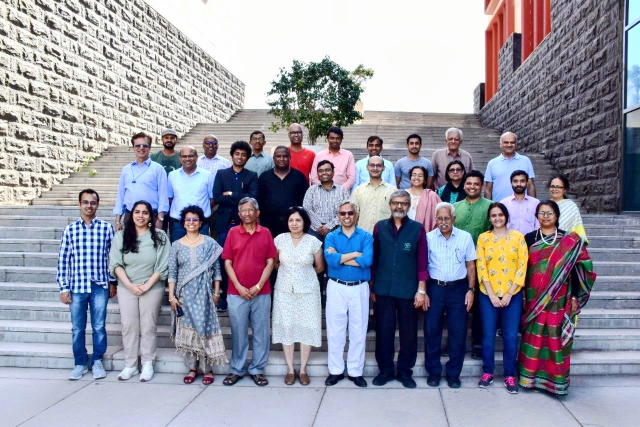
#> input picture images/Plaksha_Faculty.jpg, 1280 x 854 px, found by its file name (shown at 1/2 size)
$ jupyter execute MananGadesha-Lab5.ipynb
#> lines starting #> are read from the running program, lines starting #| are printed output that depends on the picture; after the words box and inside, x2 and y2 are one past the last pixel; in counts of white or black regions, pixels touching at a corner belong together
#### Instructions
###### Follow the instructions given in comments prefixed with ## and write your code below that.
###### Also fill the partial code in given blanks.
###### Don't make any changes to the rest part of the codes

### Answer the questions given at the end of this notebook within your report.

### You would need to submit your GitHub repository link. Refer to the Section 6: Final Submission on the PDF document for the details.

[cell 1]
import cv2
import numpy as np
import matplotlib.pyplot as plt
from sklearn.cluster import KMeans
from scipy.spatial import distance
from matplotlib.offsetbox import OffsetImage, AnnotationBbox

[cell 2]
## Reading the image plaksha_Faculty.jpg
## Convert the image to grayscale
img = cv2.imread('plaksha_Faculty.jpg')
#> img is the input picture: shape (854, 1280, 3); mean B, G, R 162.4, 149, 149.2
gray_img = cv2.cvtColor(img, cv2.COLOR_BGR2GRAY)
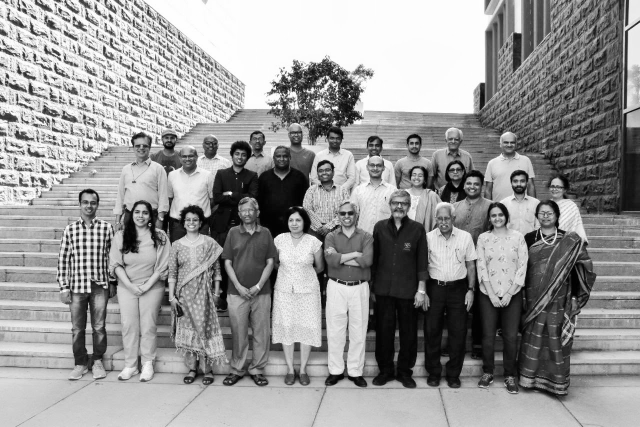
#> gray_img: shape (854, 1280) (shown at 1/2 size); min 0, max 255, mean 150.6

# Loading the required haar-cascade xml classifier file
face_cascade = cv2.CascadeClassifier(cv2.data.haarcascades + 'haarcascade_frontalface_default.xml')

# Applying the face detection method on the grayscale image.
## Change the parameters for better detection of faces in your case.
faces_rect = face_cascade.detectMultiScale(gray_img, 1.05, 4, minSize=(25,25), maxSize=(50,50))
#> faces_rect = 30 rows, first 6: [322, 263, 33, 33], [654, 265, 31, 31], [500, 266, 30, 30], [892, 267, 31, 31], [409, 277, 28, 28], [812, 274, 34, 34]

# Define the text and font parameters
text = "Face"
font = cv2.FONT_HERSHEY_SIMPLEX
font_scale = 0.5
font_color = (0, 0, 255)  # Red color
font_thickness = 1


# Iterating through rectangles of detected faces
for (x, y, w, h) in faces_rect:
    cv2.rectangle(img, (x, y), (x+w, y+h), (0, 0, 255), 2)
    # Use cv2.putText to add the text to the image, Use text, font, font_scale, font_color, font_thickness here
    cv2.putText(img, text, (x, y-5), font, font_scale, font_color, font_thickness)
#> this loop made 30 passes
#> (x, y, w, h) on passes 1 to 12: (322, 263, 33, 33), (654, 265, 31, 31), (500, 266, 30, 30), (892, 267, 31, 31), (409, 277, 28, 28), (812, 274, 34, 34), (464, 296, 33, 33), (632, 328, 34, 34), (819, 337, 33, 33), (570, 426, 39, 39), (576, 253, 32, 32), (1003, 273, 32, 32)
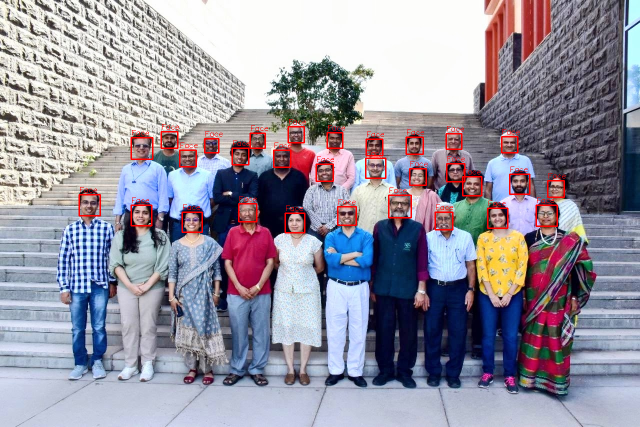
#> img: shape (854, 1280, 3) (shown at 1/2 size); 1.39% of pixels changed, all inside (x1, y1, x2, y2) = (157, 238, 1131, 467)

## Display the image and window title should be "Total number of face detected are #"
cv2.imshow(f"Total number of faces detected: {len(faces_rect)}", img)
cv2.waitKey(0)
cv2.destroyAllWindows()

[cell 3]
from matplotlib.offsetbox import OffsetImage, AnnotationBbox
# Extract face region features (Hue and Saturation)
img_hsv = cv2.cvtColor(img, cv2.COLOR_BGR2HSV)
#> img_hsv: shape (854, 1280, 3); mean H, S, V 85.8, 70.5, 173.5
hue_saturation = []
face_images = []

for (x, y, w, h) in faces_rect:
    face = img_hsv[y:y + h, x:x + w]
    hue = np.mean(face[:, :, 0])
    saturation = np.mean(face[:, :, 1])
    hue_saturation.append((hue, saturation))
    face_images.append(face)
#> this loop made 30 passes
#> (x, y, w, h, hue, saturation) on passes 1 to 12: (322, 263, 33, 33, 59.29, 121.7), (654, 265, 31, 31, 50.4, 133.1), (500, 266, 30, 30, 34.12, 118.3), (892, 267, 31, 31, 81.31, 108.2), (409, 277, 28, 28, 108, 121.1), (812, 274, 34, 34, 62.79, 116.9), (464, 296, 33, 33, 42.56, 134.3), (632, 328, 34, 34, 81.22, 114.8), (819, 337, 33, 33, 36.69, 114.4), (570, 426, 39, 39, 55.81, 115.3), (576, 253, 32, 32, 78.22, 99.11), (1003, 273, 32, 32, 51.71, 106.9)
#> after the loop, face_images = 30 items; hue_saturation = 30 pairs, first value 23.14 to 120.8, second value 80.77 to 134.3

hue_saturation = np.array(hue_saturation)

## Perform k-Means clustering on hue_saturation and store in kmeans
kmeans = KMeans(n_clusters=2, random_state=42).fit(hue_saturation)
centroids = kmeans.cluster_centers_
#> centroids = [[48.18, 117.4], [84.09, 108.6]]
labels = kmeans.labels_
#> labels = 30 values, max 1 at index 3, min 0 at index 0, mean 0.433

# Create a figure and axis
fig, ax = plt.subplots(figsize=(12, 6))

# Plot the clustered faces with custom markers
for i, (x,y,w,h ) in enumerate(faces_rect):
    im = OffsetImage(cv2.cvtColor(cv2.resize(face_images[i], (20, 20)), cv2.COLOR_HSV2RGB))
    ab = AnnotationBbox(im, (hue_saturation[i, 0], hue_saturation[i, 1]), frameon=False, pad=0)
    ax.add_artist(ab)
    plt.plot(hue_saturation[i, 0], hue_saturation[i, 1])

plt.xlabel("Hue")
plt.ylabel("Saturation")
plt.title("Clustered Faces Based on Hue and Saturation")
plt.grid()
plt.legend()
plt.show()
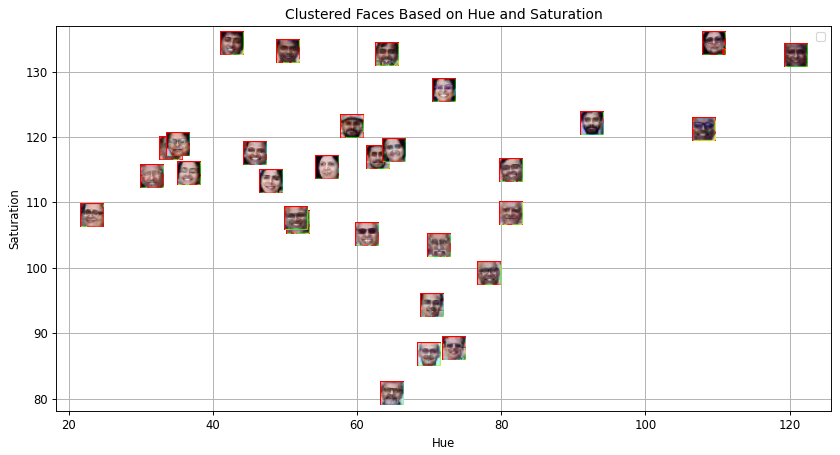
#> figure drawn by matplotlib, 1 panel

[cell 4]
# Create an empty list to store legend labels
legend_labels = []

# Create lists to store points for each cluster
cluster_0_points = []
cluster_1_points = []

# Your code for scatter plot goes here
fig, ax = plt.subplots(figsize=(12, 6))
for i, (x, y, w, h) in enumerate(faces_rect):
    if kmeans.labels_[i] == 0:
        cluster_0_points.append((hue_saturation[i, 0], hue_saturation[i, 1]))
    else:
        cluster_1_points.append((hue_saturation[i, 0], hue_saturation[i, 1]))
#> after the loop, cluster_0_points = [(59.29, 121.7), (50.4, 133.1), (34.12, 118.3), (62.79, 116.9), (42.56, 134.3), (36.69, 114.4), (55.81, 115.3), (51.71, 106.9), (64.15, 132.7), (45.8, 117.5), (23.14, 108), (31.55, 113.9), (48.03, 113.2), (51.53, 107.6), (61.3, 105.1), (65.06, 117.9), (35.11, 118.8)]; cluster_1_points = [(81.31, 108.2), (108, 121.1), (81.22, 114.8), (78.22, 99.11), (120.8, 132.5), (109.4, 134.3), (72, 127.1), (69.96, 86.68), (92.49, 122), (70.27, 94.28), (71.27, 103.4), (73.39, 87.63), (64.75, 80.77)]


cluster_0_points = np.array(cluster_0_points)
#> cluster_0_points = 17 rows, first 8: [59.29, 121.7], [50.4, 133.1], [34.12, 118.3], [62.79, 116.9], [42.56, 134.3], [36.69, 114.4], [55.81, 115.3], [51.71, 106.9]
# Plot points for cluster 0 in green
plt.scatter(cluster_0_points[:, 0], cluster_0_points[:, 1], color='green', label='Cluster 0')


cluster_1_points = np.array(cluster_1_points)
#> cluster_1_points = 13 rows, first 8: [81.31, 108.2], [108, 121.1], [81.22, 114.8], [78.22, 99.11], [120.8, 132.5], [109.4, 134.3], [72, 127.1], [69.96, 86.68]
# Plot points for cluster 1 in blue
plt.scatter(cluster_1_points[:, 0], cluster_1_points[:, 1], color='blue', label='Cluster 1')

# Calculate and plot centroids
centroid_0 = centroids[0]
#> centroid_0 = [48.18, 117.4]
centroid_1 = centroids[1]
#> centroid_1 = [84.09, 108.6]
plt.scatter(centroid_0[0], centroid_0[1], color='yellow', marker='X', s=200, label='Centroid 0')
plt.scatter(centroid_1[0], centroid_1[1], color='orange', marker='X', s=200, label='Centroid 1')

plt.xlabel("Hue")
plt.ylabel("Saturation")
plt.title("Clustered Faces Based on Hue and Saturation")
plt.legend()
plt.grid()
plt.show()
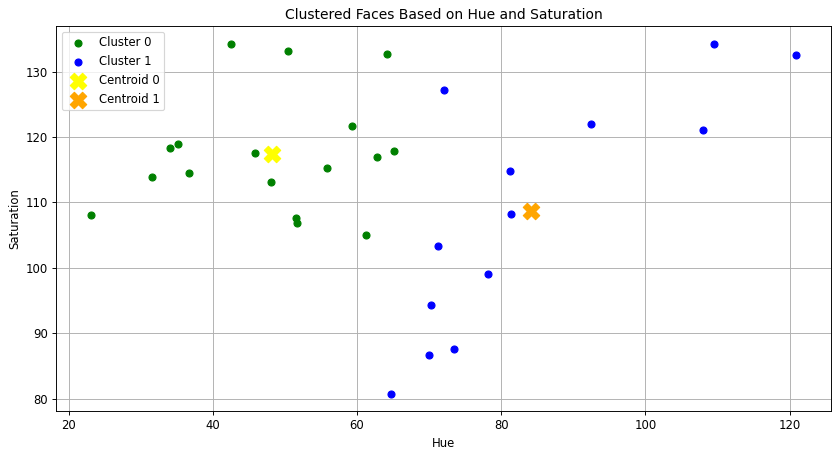
#> figure drawn by matplotlib, 1 panel

[cell 5]
## Read the class of the template image 'Dr_Shashi_Tharoor.jpg' using cv2 and store it in template_img
template_img = cv2.imread('Dr_Shashi_Tharoor.jpg')
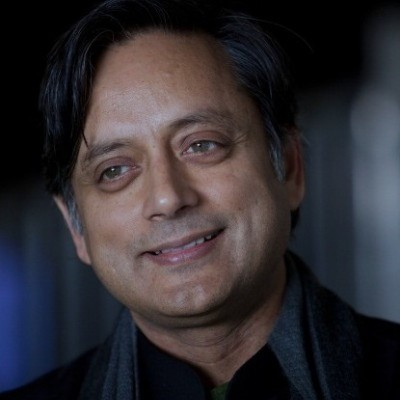
#> input picture images/Dr_Shashi_Tharoor.jpg, 400 x 400 px, found by its file name
#> template_img is the input picture: shape (400, 400, 3); mean B, G, R 49.8, 45.4, 49.1
# Detect face  in the template image after converting it to gray and store it in template_faces
template_gray = cv2.cvtColor(template_img, cv2.COLOR_BGR2GRAY)
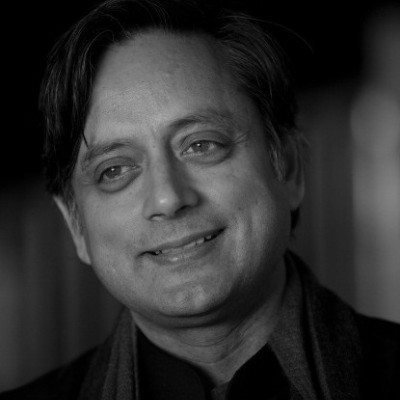
#> template_gray: shape (400, 400); min 0, max 188, mean 47
template_faces = face_cascade.detectMultiScale(template_gray, scaleFactor=1.05, minNeighbors=4)
#> template_faces = [[43, 60, 253, 253]]

# Draw rectangles around the detected faces
for (x, y, w, h) in template_faces:
    cv2.rectangle(template_img, (x, y), (x + w, y + h), (0, 255, 0), 3)
#> this loop made 1 pass
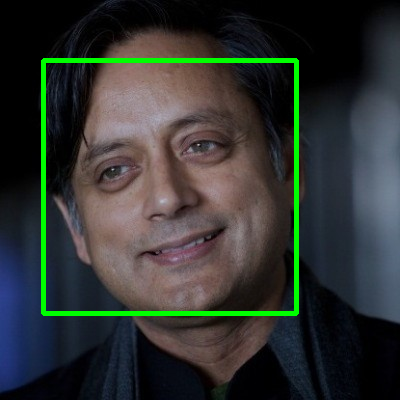
#> template_img: shape (400, 400, 3); 3.16% of pixels changed, all inside (x1, y1, x2, y2) = (41, 58, 299, 316)
cv2.imshow("Template Image Face Detection", template_img)
cv2.waitKey(0)
cv2.destroyAllWindows()

[cell 6]
# Convert the template image to HSV color space and store it in template_hsv
template_hsv = cv2.cvtColor(template_img, cv2.COLOR_BGR2HSV)
#> template_hsv: shape (400, 400, 3); mean H, S, V 66.7, 90.5, 64.6
template_hue = np.mean(template_hsv[:, :, 0])
#> template_hue = 66.72
template_saturation = np.mean(template_hsv[:, :, 1])
#> template_saturation = 90.52
template_label = kmeans.predict([[template_hue, template_saturation]])[0]
#> template_label = 1

# Create a figure and axis for visualization
fig, ax = plt.subplots(figsize=(12, 6))

# Plot the clustered faces with custom markers (similar to previous code)
for i, (x, y, w, h) in enumerate(faces_rect):
    color = 'red' if kmeans.labels_[i] == 0 else 'blue'
    im = OffsetImage(cv2.cvtColor(cv2.resize(face_images[i], (20, 20)), cv2.COLOR_HSV2RGB))
    ab = AnnotationBbox(im, (hue_saturation[i, 0], hue_saturation[i, 1]), frameon=False, pad=0)
    ax.add_artist(ab)
    plt.plot(hue_saturation[i, 0], hue_saturation[i, 1], 'o', markersize=5, color=color)
#> this loop made 30 passes

# Plot the template image in the respective cluster
if template_label == 0:
    color = 'red'
else:
    color = 'blue'
im = OffsetImage(cv2.cvtColor(cv2.resize(template_img, (20, 20)), cv2.COLOR_BGR2RGB))
ab = AnnotationBbox(im, (template_hue, template_saturation), frameon=False, pad=0)
ax.add_artist(ab)

plt.plot(template_hue, template_saturation, 'o', markersize=10, color='violet', label='Template Image')

plt.xlabel("Hue")
plt.ylabel("Saturation")
plt.title("Clustered Faces with Template Image")
plt.grid()
plt.legend()
plt.show()

[cell 7]
# Create an empty list to store legend labels
legend_labels = []

# Create lists to store points for each cluster
cluster_0_points = []
cluster_1_points = []

# Your code for scatter plot goes here
fig, ax = plt.subplots(figsize=(12, 6))
for i, (x, y, w, h) in enumerate(faces_rect):
    if kmeans.labels_[i] == 0:
        cluster_0_points.append((hue_saturation[i, 0], hue_saturation[i, 1]))
    else:
        cluster_1_points.append((hue_saturation[i, 0], hue_saturation[i, 1]))
#> after the loop, cluster_0_points = [(59.29, 121.7), (50.4, 133.1), (34.12, 118.3), (62.79, 116.9), (42.56, 134.3), (36.69, 114.4), (55.81, 115.3), (51.71, 106.9), (64.15, 132.7), (45.8, 117.5), (23.14, 108), (31.55, 113.9), (48.03, 113.2), (51.53, 107.6), (61.3, 105.1), (65.06, 117.9), (35.11, 118.8)]; cluster_1_points = [(81.31, 108.2), (108, 121.1), (81.22, 114.8), (78.22, 99.11), (120.8, 132.5), (109.4, 134.3), (72, 127.1), (69.96, 86.68), (92.49, 122), (70.27, 94.28), (71.27, 103.4), (73.39, 87.63), (64.75, 80.77)]

# Plot points for cluster 0 in green
cluster_0_points = np.array(cluster_0_points)
#> cluster_0_points = 17 rows, first 8: [59.29, 121.7], [50.4, 133.1], [34.12, 118.3], [62.79, 116.9], [42.56, 134.3], [36.69, 114.4], [55.81, 115.3], [51.71, 106.9]
plt.scatter(cluster_0_points[:, 0], cluster_0_points[:, 1], color='green', label='Cluster 0')

# Plot points for cluster 1 in blue
cluster_1_points = np.array(cluster_1_points)
#> cluster_1_points = 13 rows, first 8: [81.31, 108.2], [108, 121.1], [81.22, 114.8], [78.22, 99.11], [120.8, 132.5], [109.4, 134.3], [72, 127.1], [69.96, 86.68]
plt.scatter(cluster_1_points[:, 0], cluster_1_points[:, 1], color='blue', label='Cluster 1')

# Calculate and plot centroids for both the clusters
centroid_0 = centroids[0]
centroid_1 = centroids[1]
plt.scatter(centroid_0[0], centroid_0[1], color='yellow', marker='X', s=200, label='Centroid 0')
plt.scatter(centroid_1[0], centroid_1[1], color='orange', marker='X', s=200, label='Centroid 1')
plt.plot(template_hue, template_saturation, marker='o', c= 'violet',markersize= 10, label=' Class ?' )

# Labels and grid
plt.xlabel("Hue")
plt.ylabel("Saturation")
plt.title("Clustered Faces Based on Hue and Saturation (Shashi Tharoor)")
plt.legend()
plt.grid()
plt.show()
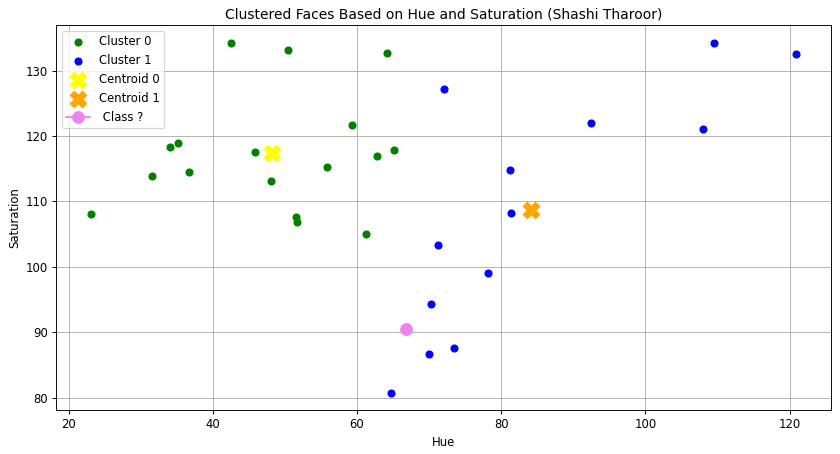
#> figure drawn by matplotlib, 1 panel
                                            ## End of the lab 5 ##
